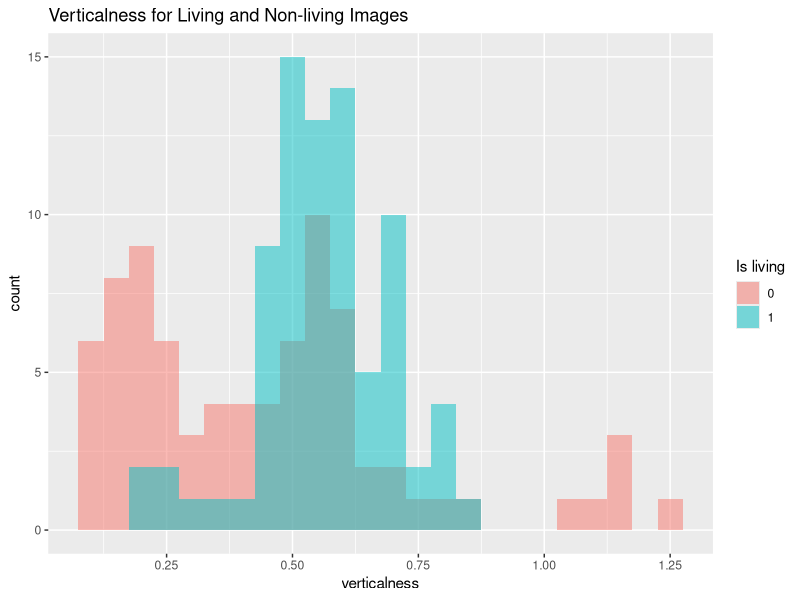
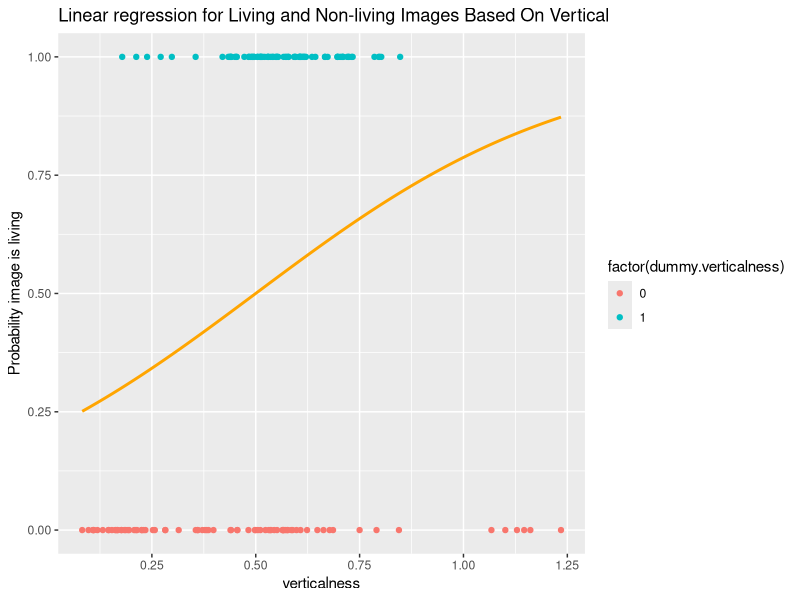

Write R code to recreate these figures, in order. (Note: this script raises an error after producing the figures.)
library(ggplot2)
library(tidyr)

set.seed(3060)

get_living_loc <- function() {
  return(c(1:40, 61:80, 101:120))  
}

get_non_living_loc <- function() {
  return(c(41:60, 81:100, 121:160))
}

get_all_loc <- function() {
  return(1:160)
}

living_labels <- c("banana", "cherry", "flower", "pear")



##################  1.1 #########################
print("##################  1.1 #########################")

#read.csv(config::get())
DATA <- read.csv("40153557_features.csv")

# classify: nonliving = 0, living = 1
#DOES THIS DATA NEED SHUFFLED? I DON'T THINK SO
data_shuffled <- DATA
data_shuffled$dummy.verticalness <- 0
data_shuffled$dummy.verticalness[data_shuffled$label %in% living_labels] <- 1

# randomly shuffle rows:
print(str(data_shuffled))

data_shuffled = data_shuffled[sample(nrow(data_shuffled)),]
print(str(data_shuffled))
# see data on histogram
# COULD UPDATE WITH A BETTER LEGEND :)
veticalness_histogram <- ggplot(data_shuffled, aes(x = verticalness, fill = as.factor(dummy.verticalness))) +
  geom_histogram(binwidth = 0.05, alpha = 0.5, position = 'identity') +
  ggtitle("Verticalness for Living and Non-living Images") +
  #scale_fill_continuous(name = "blah, breaks = c(0,1), labels = c("123", "sdf"))
  labs(fill=c("Is living"))

print(veticalness_histogram)

# perform linear regression
glmfit <- glm(dummy.verticalness ~ verticalness, 
              data = data_shuffled,
              family = 'binomial')
print("1.1: Linear regression for verticalness:")
print(summary(glmfit))

# create fitted line
values <- seq(min(data_shuffled$verticalness), max(data_shuffled$verticalness), length.out = 1000)
fitted.curve <- data.frame(verticalness = values)
fitted.curve[["dummy.verticalness"]] = predict(glmfit, fitted.curve, type="response")

# plot logistic regression
verticalness_plot <- ggplot(data_shuffled, aes(x=verticalness, y=dummy.verticalness)) + 
  geom_point(aes(colour = factor(dummy.verticalness)), 
             show.legend = T, position="dodge") +
  geom_line(data=fitted.curve, colour="orange", size=1) + 
  ggtitle("Linear regression for Living and Non-living Images Based On Vertical") +
  ylab("Probability image is living") +
  labs(fill=c("Is living")) 

print(verticalness_plot)
  


##################  1.2 #########################
print("##################  1.2 #########################")


# change p in 0.01 intervals:
#df_names <- c("cut-off value", "amount correct")
#names(p_values_df) <- df_names
p_data <- NULL
correct_data <- NULL
for (i in 1:100) {
  p <- (i)/100
  training_data <- data_shuffled
  training_data[["predicted_verticalness"]] = predict(glmfit, training_data, type="response")
  training_data[["predicted_correct"]] = 0
  training_data[["predicted_correct"]][training_data[["predicted_verticalness"]] > p] = 1

  correct_items = training_data[["predicted_correct"]] == training_data[["dummy.verticalness"]] 
  
  # proportion correct:
  correct <- nrow(training_data[correct_items,])/nrow(training_data)
  
  # append data to existing data
  p_data <- append(p_data, p)
  correct_data <- append(correct_data, correct)
}
# create df from data
correctness_cutoff_df <- data.frame(cut_off = p_data, correctness = correct_data)

# find largest correctness and corresponding cut off value
max_correctness_pos <- 0
max_correctness <- 0
for (i in 1:nrow(blah)) {
  if (correctness_cutoff_df[i, "correctness"] > max_correctness) {
    max_correctness <- correctness_cutoff_df[i, "correctness"]
    max_correctness_pos <- i
  }
}
max_cutoff_value <- correctness_cutoff_df[max_correctness_pos, "cut_off"]
print(paste("1.2: max correctness = ", max_correctness, "at a cut-off value of ", max_cutoff_value))

# graph results
correctness_cutoff_graph <- ggplot(data = correctness_cutoff_df, aes(x = cut_off, y = correctness)) +
  geom_point() +
  geom_hline(yintercept = max_correctness, linetype="dotted", 
             color = "red", size=0.5) +
  geom_vline(xintercept = max_cutoff_value, linetype="dotted", 
             color = "red", size=0.5) +
  ggtitle("Correctness of Linear Regression With Different Cut Off Points") +
  theme(plot.title = element_text(hjust = 0.5))

print(correctness_cutoff_graph)






##################  1.3 #########################
print("##################  1.3 #########################")

# create data frame with living and non-living categories
catorgised_data <- DATA
catorgised_data$catagory <- "non-living"
catorgised_data$catagory[nr_pix_graph_data$label %in% living_labels] <- "living"


# nr_pix graph
nr_pix_graph <- ggplot(catorgised_data, aes(x = nr_pix, fill = as.factor(catagory))) +
  geom_density(adjust = 1.5, alpha = 0.5) + 
  ggtitle("Density plot of\nNumber of pixels for Living and Non-living Images") +
  theme(plot.title = element_text(hjust = 0.5)) +
  labs(fill=c("Living status"))

print(nr_pix_graph)


# width graph
width_graph <- ggplot(catorgised_data, aes(x = width, fill = as.factor(catagory))) +
  geom_density(adjust = 1.2, alpha = 0.5) + 
  ggtitle("Density plot of\nWidth for Living and Non-living Images") +
  theme(plot.title = element_text(hjust = 0.5)) +
  labs(fill=c("Living status"))

print(width_graph)


# span graph
span_graph <- ggplot(catorgised_data, aes(x = span, fill = as.factor(catagory))) +
  geom_density(adjust = 1.5, alpha = 0.5) + 
  ggtitle("Density plot of\nSpan for Living and Non-living Images") +
  theme(plot.title = element_text(hjust = 0.5)) +
  labs(fill=c("Living status"))

print(span_graph)


# create fresh data set and shuffle
data_shuffled <- DATA
data_shuffled$living_status <- 0
data_shuffled$living_status[nr_pix_graph_data$label %in% living_labels] <- 1
data_shuffled = data_shuffled[sample(nrow(data_shuffled)),]

# build 3-way logistic regression model

# 0 = non-living, 1 = living
#glm_data <- DATA
#glm_data$living_status <- 0
#glm_data$living_status[nr_pix_graph_data$label %in% living_labels] <- 1

# nr_pix linear regression
glmfit_nr_pix <- glm(living_status ~ nr_pix, 
                     data = data_shuffled, 
                     family = 'binomial')
print("1.3: Linear regression for nr_pix:")
print(summary(glmfit_nr_pix))


# preform 5-fold crossvalidation
NUM_K_FOLDS <- 5


# split into number of folds (in this case it is 5)
random_sequence <- cut(1:160, breaks = NUM_K_FOLDS)
print(str(random_sequence))
